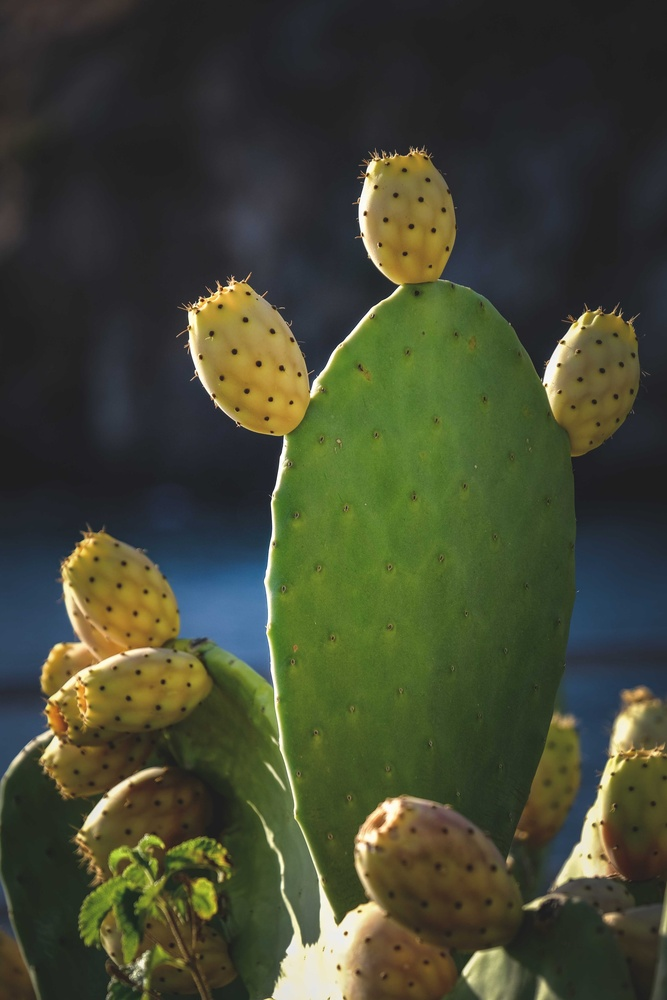
%> input picture clase04_Binarisacion/img_1.jpg, 667 x 1000 px, shrunk from 2400 x 3600 before the run
$ octave mezclado_de_canales.m   (GNU Octave 9; MATLAB toolbox functions it lacks are replaced by stand-ins)
%> lines starting %> are read from the running program, lines starting %| are printed output that depends on the picture
clc
clear all
close all

img = imread("img_1.jpg");
%> img is the input picture: size 1000x667x3 uint8; mean R, G, B 67.7, 71.6, 50.8

%% Lectura de canales

% CANAL ROJO
img_R = img;
img_R(:,:,2) = 0;
img_R(:,:,3) = 0;
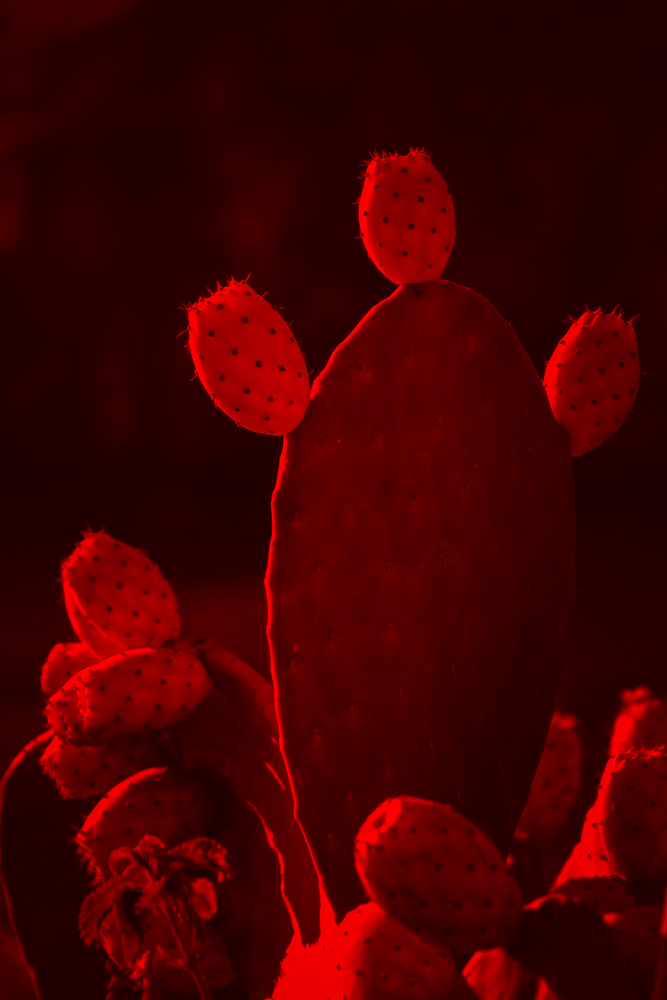
%> img_R: size 1000x667x3 uint8; mean R, G, B 67.7, 0, 0

% canal verde
img_G = img;
img_G(:,:,1) = 0;
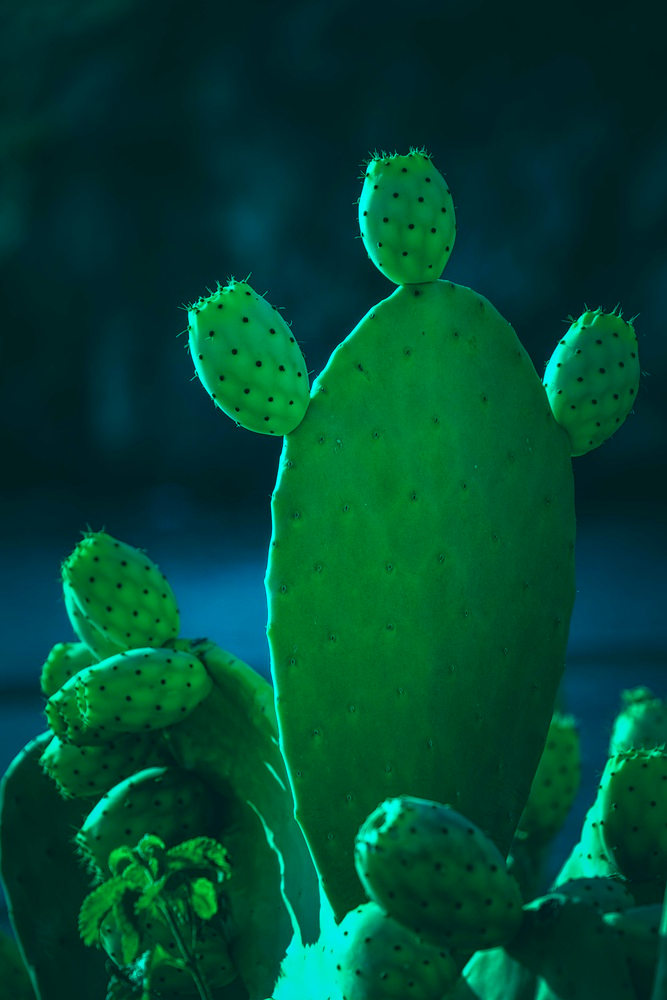
%> img_G: size 1000x667x3 uint8; mean R, G, B 0, 71.6, 50.8
img_G(:,:,3) = 0;
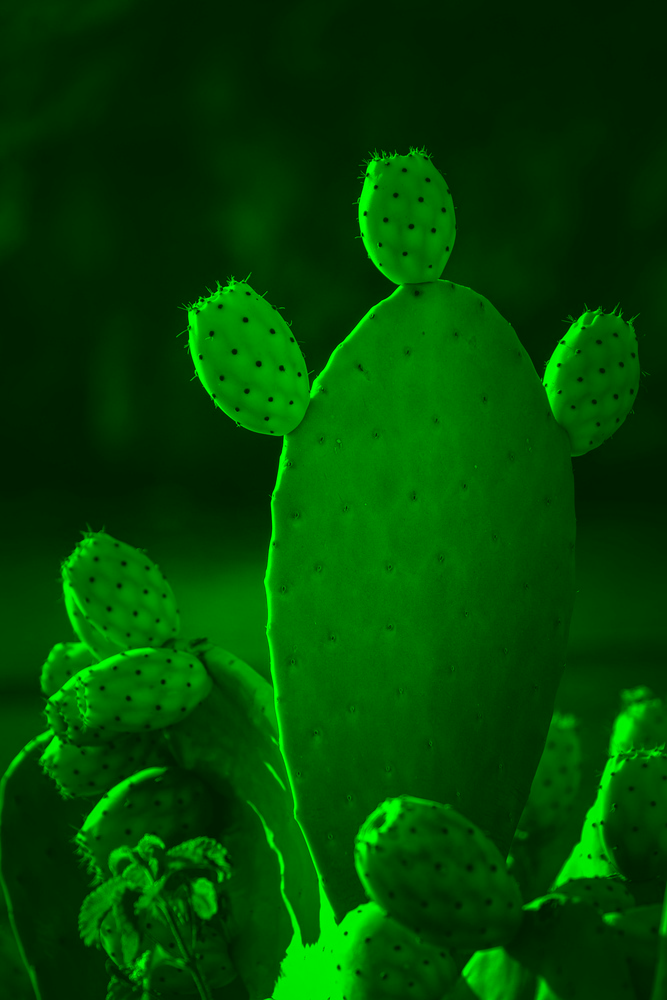
%> img_G: size 1000x667x3 uint8; mean R, G, B 0, 71.6, 0

% canal AZUL
img_B = img;
img_B(:,:,1) = 0;
img_B(:,:,2) = 0;
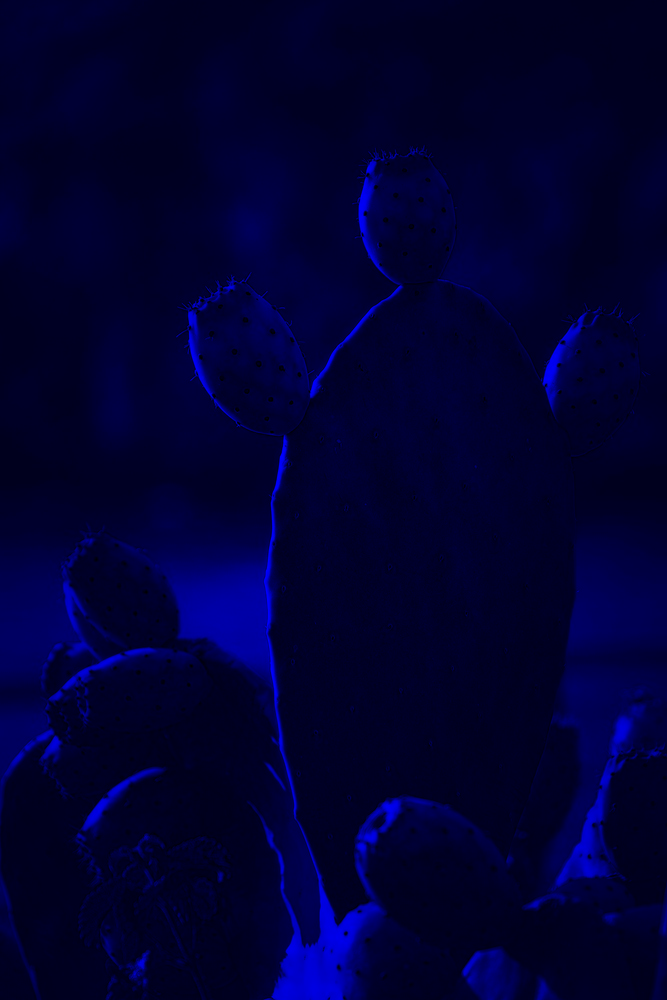
%> img_B: size 1000x667x3 uint8; mean R, G, B 0, 0, 50.8

figure(1)
imshow([img_R,img_G,img_B]);
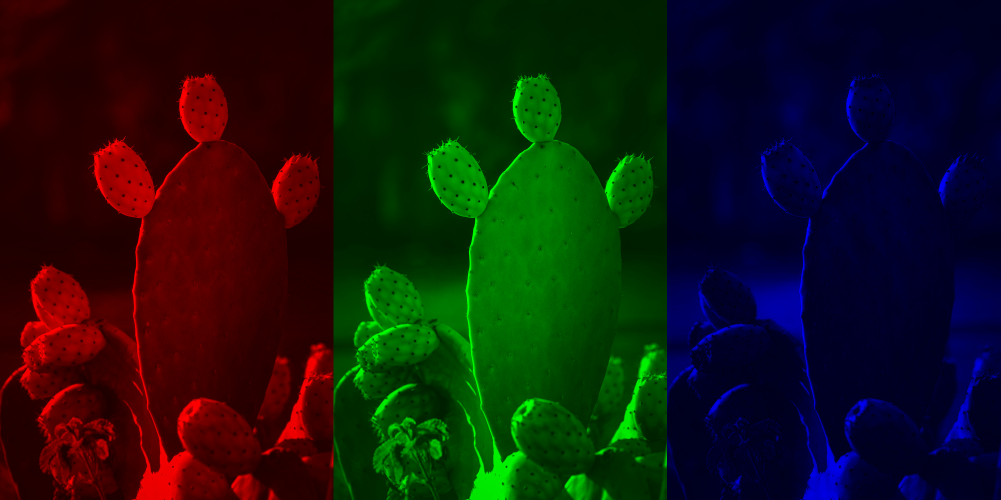
%> displayed picture: size 1000x2001x3, on the screen's scale of 0 to 255 (shown at 1/2 size); mean R, G, B 22.6, 23.9, 16.9

%% combinacion de canalaes

img_1 = img_R + img_G;
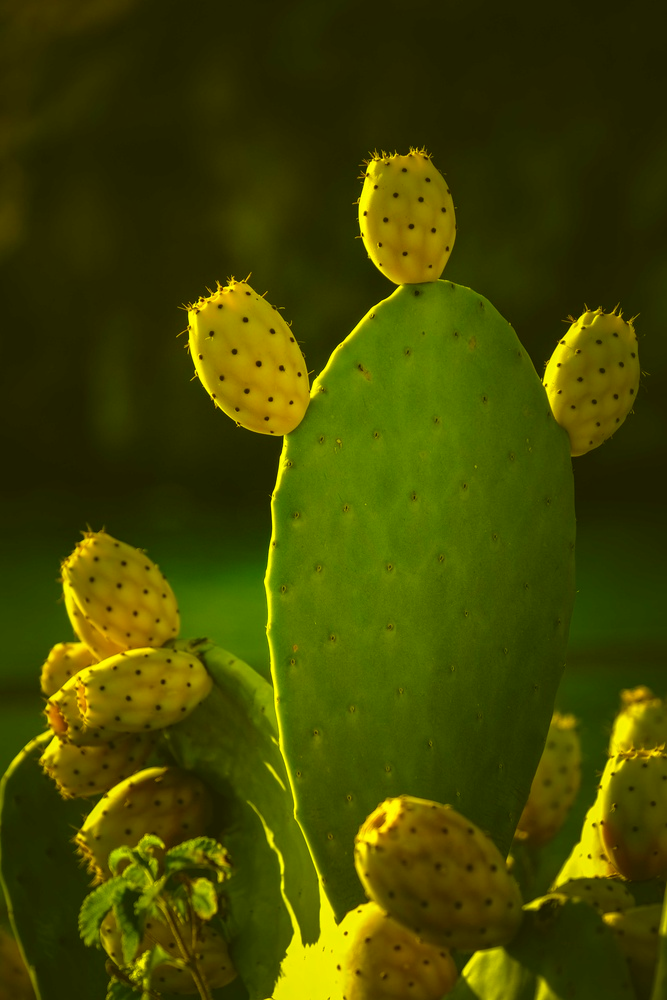
%> img_1: size 1000x667x3 uint8; mean R, G, B 67.7, 71.6, 0
img_2 = img_R + img_B;
img_3 = img_G+ img_B;

figure(2)
imshow([img_1,img_2,img_3]);
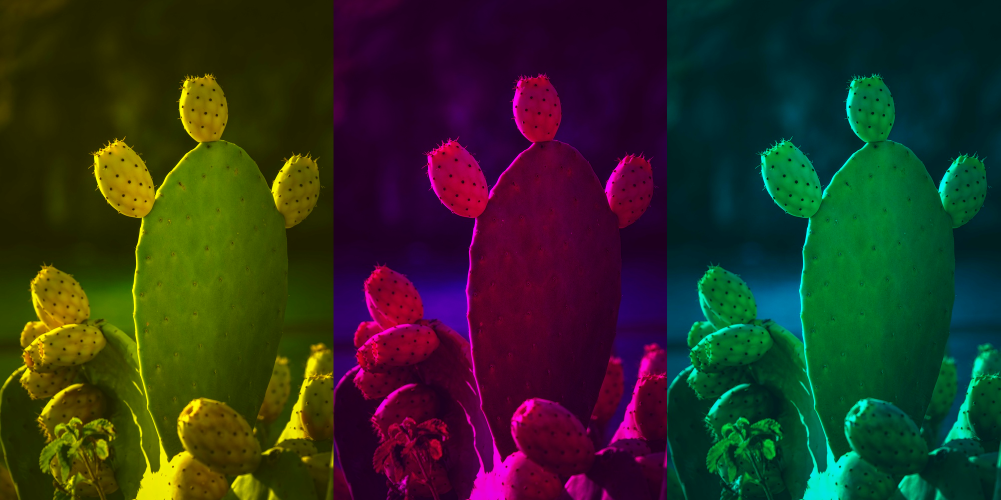
%> displayed picture: size 1000x2001x3, on the screen's scale of 0 to 255 (shown at 1/2 size); mean R, G, B 45.2, 47.7, 33.9

$ run again, with clase04_Binarisacion/lobo.jpg copied over clase04_Binarisacion/img_1.jpg
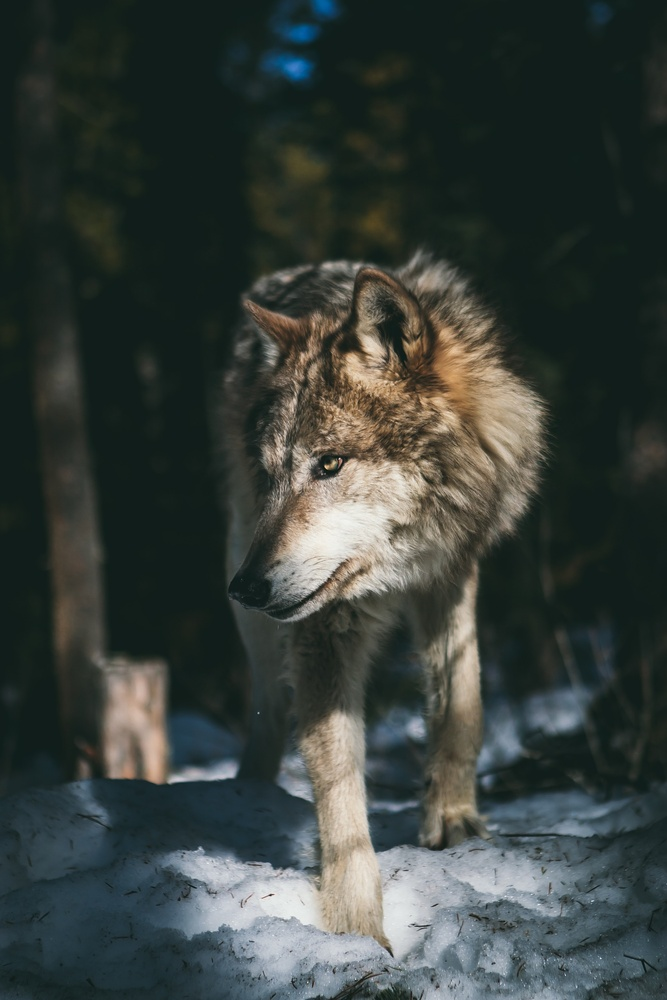
%> input picture clase04_Binarisacion/lobo.jpg, 667 x 1000 px, shrunk from 2592 x 3888 before the run
%> img is the input picture: size 1000x667x3 uint8; mean R, G, B 55.9, 63.6, 59.8
%> `img_1 = img_R + img_G;`:
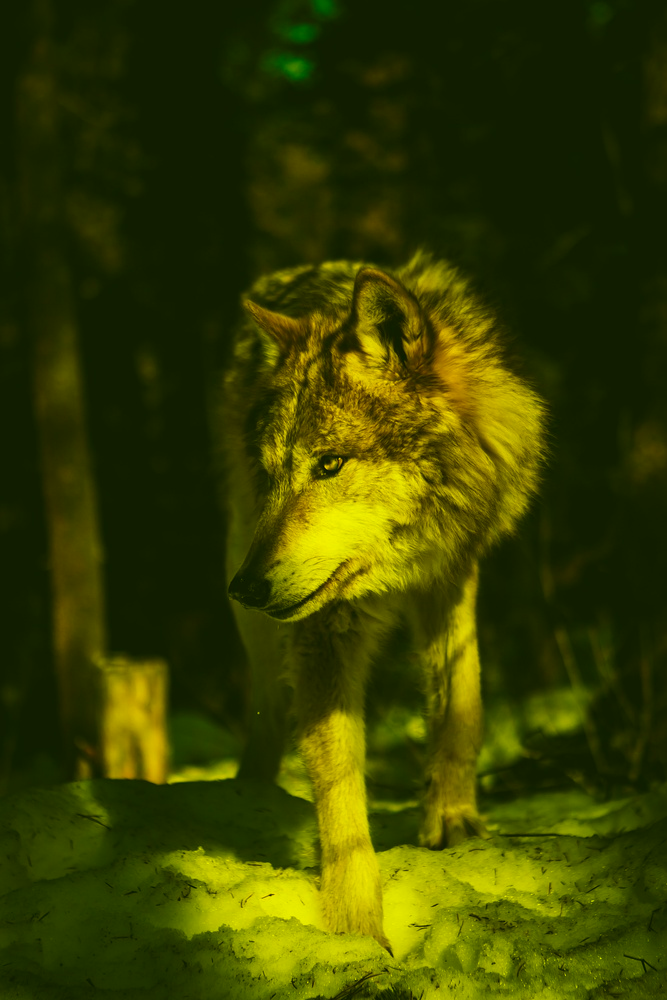
%> img_1: size 1000x667x3 uint8; mean R, G, B 55.9, 63.6, 0
%> `imshow([img_1,img_2,img_3]);`:
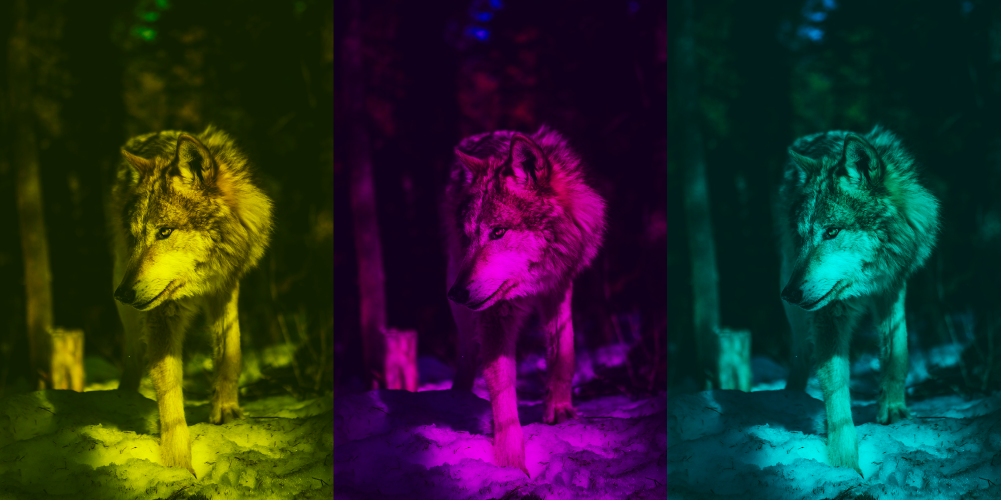
%> displayed picture: size 1000x2001x3, on the screen's scale of 0 to 255 (shown at 1/2 size); mean R, G, B 37.3, 42.4, 39.9
